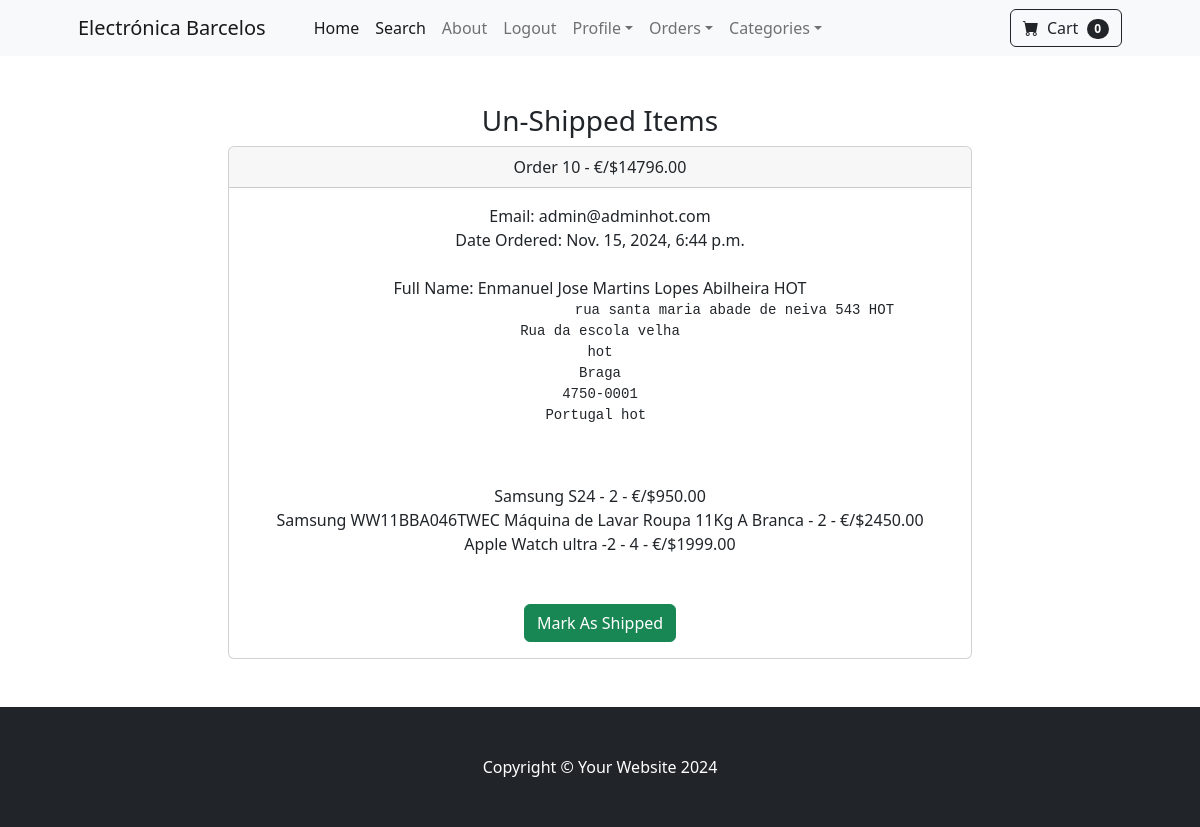
/payment/orders/10 (signed in), run on an earlier commit of the app's database.
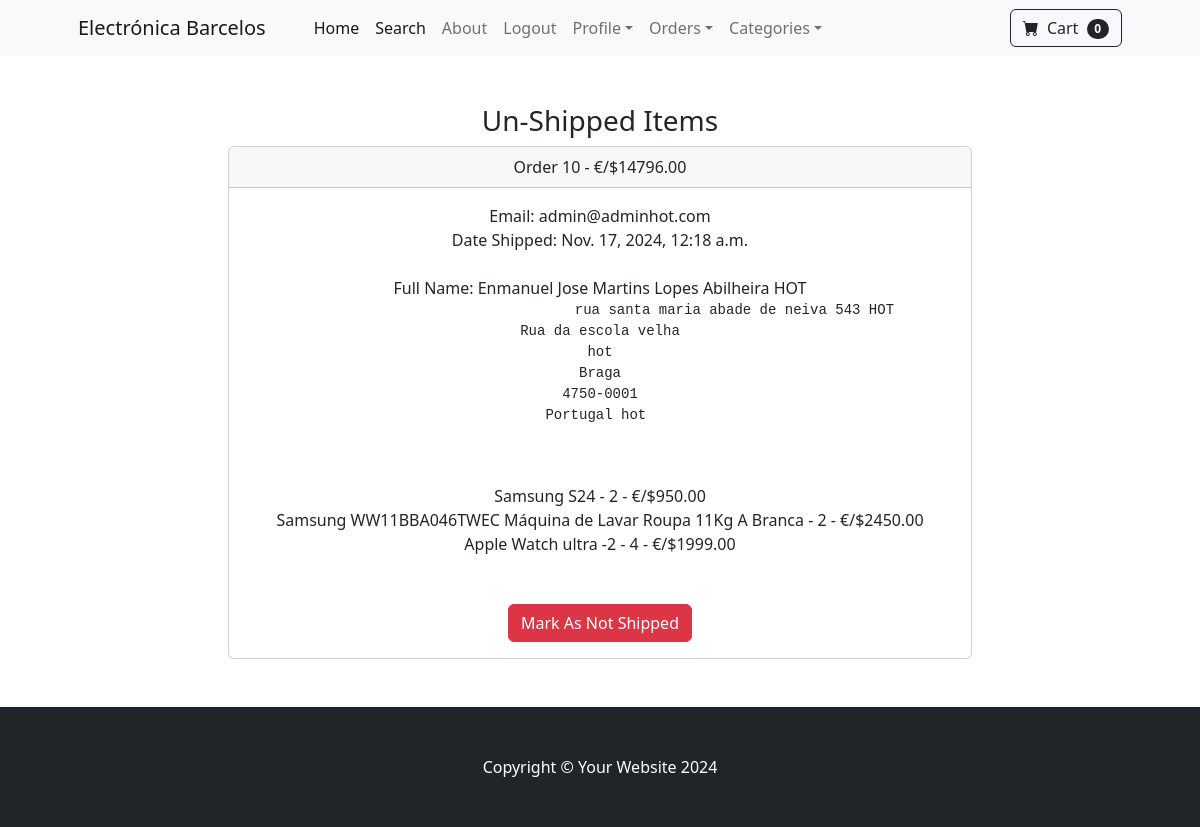
And on a later commit of the database.
### payment/models.py (models this page shows, shortened)
class Order(models.Model):
    user = models.ForeignKey(User, on_delete=models.CASCADE, null=True, blank=True)
    full_name = models.CharField(max_length=250)
    email = models.EmailField(max_length=250)
    shipping_address = models.TextField(max_length=15000)
    amount_paid = models.DecimalField(max_digits=10, decimal_places=2)
    date_ordered = models.DateTimeField(auto_now_add=True)
    shipped = models.BooleanField(default=False)
    date_shipped = models.DateTimeField(blank=True, null=True)

### payment/views.py (the view, shortened to what this page needs)
# urls.py: path('orders/<int:pk>', views.orders, name='orders'),
def orders(request, pk):
    if request.user.is_authenticated and request.user.is_superuser:
        order = Order.objects.get(id=pk)
        items = OrderItem.objects.filter(order=pk)
        return render(request, 'payment/orders.html', {"order":order, "items":items})
    else:
        messages.success(request, "Access Denied")
        return redirect('home')

### cart/cart.py (called while the page is built)
    def __len__(self):
        return len(self.cart)

### cart/context_processors.py (called while the page is built)
def cart(request):
    return {'cart': Cart(request)}

### store/models.py (called while the page is built)
    def __str__(self):
        return self.name

### payment/templates/payment/orders.html (shortened to what this page needs)
{% extends 'base.html' %}
{% block content %}
    <div class="container">
        <div class="row">
            <center>
                <div class="col-8">
                    <br><br>
                    <h3>Un-Shipped Items</h3>
                    <div class="card">
                        <div class="card-header">
                          Order {{order.id}} - €/${{order.amount_paid}}
                        </div>
                        <div class="card-body">
                            Email: {{order.email}} <br>
                            {% if order.date_shipped %}
                                Date Shipped: {{order.date_shipped}} <br>
                            {% else %}
                                Date Ordered: {{ order.date_ordered}} <br>
                            {% endif %}
                            <br>
                            Full Name: {{order.full_name}} <br>
                            <pre>
                                {{order.shipping_address}} <br>
                            </pre>
                            {% for item in items %}
                                {{item.product}} - {{item.quantity}} - €/${{item.price}} <br>
                            {% endfor %}
                            <br><br>
                            {% if not order.shipped %}
                            <form method="POST" action="">
                                <button type="Submit" class="btn btn-success">Mark As Shipped</button>
                            </form>
                            {% else %}
                            <form method="POST" action="">
                                <button type="Submit" class="btn btn-danger">Mark As Not Shipped</button>
                            </form>
                            {% endif %}
                        </div>
                      </div>
                    <br><br>
                </div>
            </center>
        </div>
    </div>
{% endblock  %}

What changed in the data, as far as the page shows it:
changed Order "admin@adminhot.com": date_shipped (not shown) → "Nov. 17, 2024, 12:18 a.m."; shipped False → True (drawn); date_ordered "Nov. 15, 2024, 6:44 p.m." → (not shown)
Also different on the page:
text no longer shown: "Date Ordered: Mark As Shipped"
text now shown: "Date Shipped: Mark As Not Shipped"
